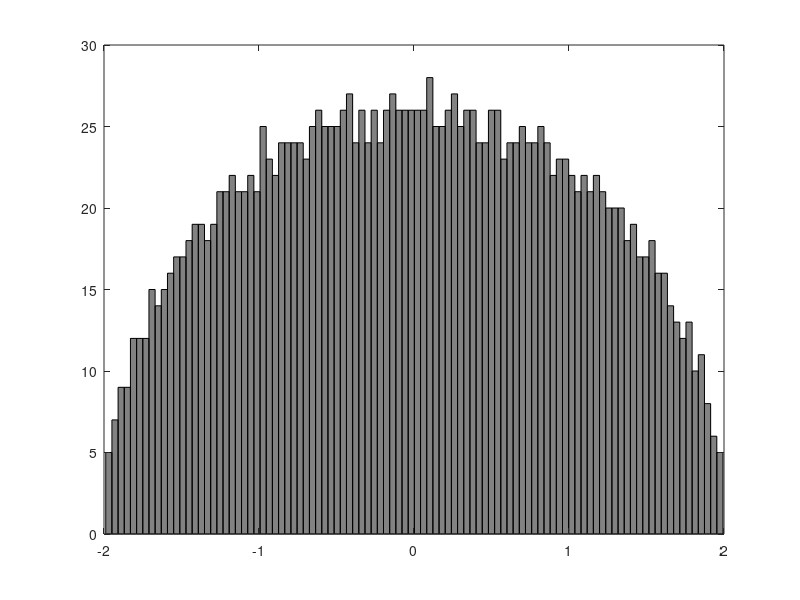

The MATLAB source for this figure: (Note: this script raises an error after producing the figure.)
N=2048


%Generate a Winger - GOE
G = randn(N)/sqrt(N); 
A = (G+G')/sqrt(2); %Winger Matrix
imagesc(A);I=round(A*255+200);
imagesc(I,[0 255]); colormap(gray);
C1=eig(A);
hist(C1,100);
C_Epdf1=hist(C,100);
%Sample again from GOE
G = randn(N)/sqrt(N); 
A = (G+G')/sqrt(2);
C2=eig(A);
hist(C2,100);
C_Epdf2=hist(C,100);
%Calculate KL Divergence of E_pdfs
kl = kldivergence (C1,C2);

%Generate Wishart Matrix
G = randn(N,2*N)/sqrt(2*N); 
B = G*G';
%RMtool from rao requires the symbolic toolbox
% syms m z
% LmzA = numden(m-0.5/(1-z)-0.5/(2-z));
% LmzB = AtimesWish(LmzA,0.5);
C=eig(B);
max_minus_min_eig=range(C);
EmpiricalPDF= hist(B,100);
plot(EmpiricalPDF);
I=round(B*255+200);
imagesc(I,[0 255]); colormap(gray);



%PCA Analysis
stdr = std(A);
sr = A./repmat(stdr,N,1);
[coefs,scores,variances,t2] = princomp(sr);
pca(A);
C=eig(A);




%http://www.stanford.edu/~dgleich/demos/matlab/spectral/spectral.html
N=64;
% In this segment, we'll plant a partition in a graph, and then use the second smallest eigenvector to find it.
% As always, the first step is to generate our dataset. In this example, we'll be a little more ambitious and use a larger number of vertices. 
x = randperm(N);
gs = N/2;
G1 = x(1:gs);
G2 = x(gs+1:end);
% Decide on the probabilities of edges within each group and between the two groups. 
% Because we are planting a partition, the probabilities of edges between the groups should be much 
% lower than the probability of edges within each group. Suppose that group 1 is a little more tightly connected than group 2.
p_G1 = 0.45;
p_G2 = 0.45;
p_Inbetween = 0.1;
A(G1, G1) = rand(gs,gs) < p_G1;
A(G2, G2) = rand(N-gs,N-gs) < p_G2;
A(G1, G2) = rand(gs, N-gs) < p_Inbetween;
A = triu(A,1);
A = A + A';spy(A);
%L = laplacian(A);    %BBCREVISIT - where did he get the laplacian
%from?
%L= DELSQ (A);
L = del2(A);%L=compute_laplacian(A);%L=compute_combinatorial_laplacian(A);
[V D] = eigs(L, 2, 'SA');
D(2,2);%ans = 46.7158
plot(V(:,2), '.-');
plot(sort(V(:,2)), '.-');
[ignore p] = sort(V(:,2));
spy(A(p,p));draw_dot(A(p,p));
%[ignore p] = sort(V(:,2));
%spy(A(p,p));
%Let's do an MDS on the graph adjacency
 [points,vaf]=mds(A,4);%metric,iterations,learnrate)
 %D=all_shortest_paths(A);
 plot(points(:,1),points(:,2));
[ w_mh   ] = mh(A);
plotgraphBruce(A,points,w_mh);


%%%%%%%%%%%%%%%%%%%%%%%%%%%%%Generation of cluster grapg [my own term ]
% Three cluseters with a cut between each
clear all;
N=3*90;
% In this segment, we'll plant a partition in a graph, and then use the second smallest eigenvector to find it.
% As always, the first step is to generate our dataset. In this example, we'll be a little more ambitious and use a larger number of vertices. 
x = randperm(N);
gs = N/3;
G1 = x(1:gs);
G2 = x(gs+1:2*gs);
G3= x(2*gs+1:3*gs);
p_G1 = 0.23;
p_G2 = 0.23;
p_G3 = 0.23;
p_Inbetween = 0.03;
A(G1, G1) = rand(gs,gs) < p_G1;
A(G2, G2) = rand(gs,gs) < p_G2;
A(G3, G3) = rand(gs,gs) < p_G3;


[n1,m1]=size( A(G1, G2));
[n2,m2]=size( A(G2, G3));
[n3,m3]=size( A(G3, G1));

B_1=rand(gs, gs);B_2=rand(gs, gs);B_3=rand(gs, gs);
 A(G1, G2) = B_1 < p_Inbetween;
 A(G2, G3) = B_2 < p_Inbetween/3;
 A(G3, G1) = B_3 < p_Inbetween/5;

A = triu(A,1);
A = A + A';spy(A);
L = del2(A);spy(L);
[V D] = eigs(L, 2, 'SA');sigma=eig(A);hist(sigma,50);
D(2,2)
plot(V(:,2), '.-');
plot(sort(V(:,2)), '.-');spy(A);%draw_dot(A);
[ignore p] = sort(V(:,2));
spy(A(p,p));draw_dot(A(p,p));
C_coeff=clustering_coefficients(sparse(A));full(A)
hist(C_coeff,100);C_mu=mean(C_coeff);

Net = SFNG(N+20, 5, A);
C_coeff=clustering_coefficients(sparse(double(Net)));
hist(C_coeff,100);C_mu=mean(C_coeff);draw_dot(Net);
%PL_Equation = PLplot((Net));
%CNet(Net);
%Gerneating Erdos Reyni graphs
 clear all;
 N=3*90;
 A = rand(N+20,N+20);
 A = triu(A,1);
 p=log(N+20)/N+20-1/(N+20^2);%.02;%
 thres_conn=log(N+20)/N+20;
 A = A + A';
 G =  A < p;draw_dot(A);
 thres_giant = 1/(N+20-1);
[x y] = draw_dot(G<thres_giant);
 gplot(A<thres_giant, [x' y'], '.-') 
[x y] = draw_dot(G<thres_conn);
 gplot(G<thres_conn, [x' y'], '.-')
C_coeff=clustering_coefficients(sparse(double(A)));spy(sparse(A));
hist(C_coeff,100);C_mu=mean(C_coeff);


%Now Const a random G from V -

% Given a square matrix M, the goal is to find a vector (with dii > 0)
% such that ||DMD^{-1}||_F is minimized, where D = diag(d).
% The problem can be cast as an unconstrained geometric program:
%           minimize sqrt( sum_{i,j=1}^{n} Mij^2*di^2/dj^2 )
%
% formulating the problem as a GP
cvx_begin gp
  variable d(N)
  minimize( sqrt( sum( sum( diag(d.^2)*(A.^2)*diag(d.^-2) ) ) ) )
  % Alternate formulation: norm( diag(d)*abs(M)*diag(1./d), 'fro' )
cvx_end

A_min_spectral_radius_F=diag(d)*A* inv(diag(d));
L2=del2(A_min_spectral_radius_F);
;%d* ( 1 ./ d)';
[V2 D2] = eigs(L2, 2, 'SR');
D2(2,2);
plot(V2(:,2), '.-');
plot(sort(V2(:,2)), '.-');spy(A_min_spectral_radius_F);
[ignore p] = sort(V2(:,2));
spy(A_min_spectral_radius_F(p,p));draw_dot(A_min_spectral_radius_F(p,p));

hold on;
% displaying results
D = diag(d);
disp('The matrix D that minimizes ||DMD^{-1}||_F is: ');
disp(D);
disp('The minimium Frobenius norm achieved is: ');
disp(norm(D*M*inv(D),'fro'));
disp('while the Frobunius norm of the original matrix M is: ');
disp(norm(M,'fro'));







%%%%%%%%%%%%%%%%%%%%%%%%%%%%%%%%BGL %%%%%%%%%%%%%%%%CORE NUM

% For fun, let's see how many cores there are in a road network.  Vertices
% in a 1-core in a road network have at least one path between them
% (assuming the underlying network is connected).  Vertices in a 2-core
% have at least two paths between them.  
load('graphs/minnesota.mat');A=spones(A); % convert to unweighted
[cn csz]=core_numbers(A);  cs=unique(cn);spy(A);
 %[A,xy] = VxE_to_AdjacencyMatrix_and_XY_points(V,E);
 X = gursoy_atun_layout(A,'topology','heart');
 %X = kamada_kawai_spring_layout(A);%fruchterman_reingold_force_directed_layout(A);
gplot(A,X,'.-');


C_coeff=clustering_coefficients(A)
hist(C_coeff,100);

gplot(G,X,'.-');%draw_dot(full(A));
arrayfun(@(v,c) fprintf('core(%2i) = %4i\n',v,c),cs,csz(cs+1));
% Now, you might complain that there are certain vertices in this graph
% that simply chain a path in the road network so it draws correctly.  The
% following code removes all vertices of degree two and connects the
% end-points of the degree two vertex directly.  It applies this prodecure
% iteratively until all the vertices of degree two are gone.  At the end,
% we compute the core nubmers again.
d2v=find(sum(A,2)==2);
while ~isempty(d2v)
    for v=d2v'
        l=find(A(:,v));A(l(1),v)=0;A(l(2),v)=0;A(v,l(1))=0;A(v,l(2))=0;
        A(l(1),l(2))=1;A(l(2),l(1))=1;
    end
    d2v=find(sum(A,2)==2);
end
max(core_numbers(A))





%%%%%%%%%%%%%%%%%%%%%%%%%%%%%%%%%%%%%%%%%%%%%%%%%END BGL 

%http://www.stanford.edu/~dgleich/demos/matlab/random_graphs/erdosreyni.html
%Gerneating Erdos Reyni graphs
clear all
 n = 200;
 A = rand(n,n);
 A = triu(A,1);
 p=log(n)/n-1/(n^2);%.02;%
 thres_conn=log(n)/n;
 A = A + A';
 G =  A < p;
 thres_giant = 1/(n-1);
[x y] = draw_dot(G<thres_giant);
 gplot(A<thres_giant, [x' y'], '.-') 
[x y] = draw_dot(G<thres_conn);
 gplot(G<thres_conn, [x' y'], '.-')


%%%%%%%%%%%%%%%%%%%%%%%%%%%%%%%%%%%%%%%%%%%%%%%%%%%%%%%%%%%%


 n = 80;
     V = 10*rand(n,10);%E_r=rand(n,2);E_r=E_r>(.4,.4);
     E = ceil(n*rand(n,2));
     [A,xy] = VxE_to_AdjacencyMatrix_and_XY_points(V,E);
     spy(A);draw_dot(A);
gplot(A, xy, '.-'); 









n = 100;
p = 0.05; 
 G = rand(n,n) < p;
 G = triu(G,1);
 G = G + G';
thres_giant = 1/(n-1);
 [x y] = draw_dot(G);
gplot(G, [x' y'], '.-'); 



% CVX - GraphLaplacian Example 

% Absolute algebraic connectivity. Find edge weights that maximize the algebraic
% connectivity of the graph (i.e., the smallest positive eigenvalue of its Laplacian
% matrix). The optimal value is called the absolute algebraic connectivity by Fielder.
% 
% This generate a nice random graph - but no cut - n = 50; threshold = 0.2529;
% rand('state',209);
% xy = rand(n,2);
%A is an adjacency matrix
xy=zeros(N,2);
for i=1:N;
   for j=i:N;
     if A(i,j)>0;
      xy(i,1)=i;
      xy(i,2)=j;
     end;
   end;
 end;

% angle = 10*pi/180;
% Rotate = [ cos(angle) sin(angle); -sin(angle) cos(angle) ];
% xy = (Rotate*xy')';
% 
% Dist = zeros(n,n);
% for i=1:(n-1);
%   for j=i+1:n;
%     Dist(i,j) = norm( xy(i,:) - xy(j,:) );
%   end;
% end;
% Dist = Dist + Dist';
% Ad = Dist < threshold;
% Ad = Ad - eye(n);
% m = sum(sum(Ad))/2;
% 
% % find the incidence matrix
% A = zeros(n,m);
% l = 0;
% for i=1:(n-1);
%   for j=i+1:n;
%     if Ad(i,j)>0.5
%       l = l + 1;
%       A(i,l) =  1;
%       A(j,l) = -1;
%     end;
%   end;
% end;
% A = sparse(A);

% Compute edge weights: some optimal, some based on heuristics
[n,m] = size(A);


%Find xy




[ w_fdla ] = fdla(sparse(A));
[ w_fmmc ] = fmmc(A);
[ w_md   ] = max_deg(A);
[ w_bc   ] = best_const(A);
[ w_mh   ] = mh(A);

tau_fdla = 1/log(1/rho_fdla);
tau_fmmc = 1/log(1/rho_fmmc);
tau_md   = 1/log(1/rho_md);
tau_bc   = 1/log(1/rho_bc);
tau_mh   = 1/log(1/rho_mh);

% Plot results
figure(1), clf
plotgraph(A,xy,w_fdla);
text(0.55,1.05,'FDLA optimal weights')

figure(2), clf
plotgraph(A,xy,w_fmmc);
text(0.55,1.05,'FMMC optimal weights')

figure(3), clf
plotgraph(A,xy,w_md);
text(0.5,1.05,'Max degree optimal weights')

figure(4), clf
plotgraph(A,xy,w_bc);
text(0.5,1.05,'Best constant optimal weights')

figure(5), clf
plotgraph(A,xy,w_mh);
text(0.46,1.05,'Metropolis-Hastings optimal weights')


%$%%%%%%%%%%%%%%%%%%%%%%%% From Matlab BGL
%generate a second order finite difference approximation to the 
% Laplacian operator on a rectangular domain. This matrix does have a red-black ordering.
% n is the number of points used to discretize each dimension. 
% N is the total number rows and columns in the matrix/graph.
n = 12;
N = n*n;
A = delsq(numgrid('S',n+2));
%First, we compute a breadth first search on the graph and store the distance 
% each vertex is from the root. Because we really do not care, we'll choose 
% vertex 1 (row 1) of the matrix as the root vertex.
d = bfs(A,1);
d_even = find(mod(d,2) == 0);
d_odd = find(mod(d,2) == 1);%ptp =d_odd * d_even';
%To find the red-black ordering for an arbitrary matrix 
% (if we do not know it analytically) is easy using MatlabBGL.
% The key idea is to realize that a red-black ordering is 
% equivalent with the partition of vertices in a bipartite graph. 
% Once we see the problem in this light, we can quickly come up 
% with an algorithm that yields a potential red-black ordering.
% We begin by picking an arbitrary vertex and look at how far a 
% breadth first search goes at every step. To find the bipartition, 
% we look at all vertices which are an even distance from the root 
% and all the vertices which are an odd distance from the root. 
% If the matrix has a red-black ordering or is a bipartite graph, 
% this algorithm will find it.
% Implementing this algorithm is trivial using the MatlabBGL library. 
% First, we compute a breadth first search on the graph and store the 
% distance each vertex is from the root. Because we really do not care, 
% we'll choose vertex 1 (row 1) of the matrix as the root vertex. 
p = [d_odd' d_even'];
spy(A(p,p) - diag(diag(A(p,p))));
hold on;
plot([size(A,2)/2 size(A,2)/2],[0 size(A,1)], 'k-');
plot([0 size(A,2)],[size(A,1)/2 size(A,1)/2], 'k-');
hold off;
B=full(A);

C=zeros(N,N);
for i=1:(N);
  for j=i+1:N;
    if B(i,j)>=0
        C(i,j)=1;
        C(j,i)=1;
    end;
  end;
end;

draw_dot(C);


%%%%%%%%%%%%%%%%%%%%%%%%%%%%%%%%%%%%%%%%%%%%%%BOOST GRAPH LIB Examples

load ../graphs/max_flow_example.mat
max_flow(A,1,8)
[flow cut R F] = max_flow(A,1,8);
draw_dot(A);
full(R)     

load ../graphs/bfs_example.mat
[d dt pred] = bfs(A,2);
[ignore order] = sort(dt);
labels(order)
treeplot(pred);


load ../graphs/dfs_example.mat
[d dt ft pred] = dfs(A,2);
[ignore order] = sort(dt);
labels(order)
draw_dot(full(A));

    load graphs/clr-26-1.mat
    all_shortest_paths(A) ;B= full(A);
%  [D,P]
 D =  all_shortest_paths(A,struct('algname','johnson'));
 draw_dot(full(D));
%
    G1 = cycle_graph(5000,struct('directed',0));
    X1 = gursoy_atun_layout(G1,'topology','heart');
    G2 = grid_graph(50,50);
    X2 = gursoy_atun_layout(G2,'topology','square');
    G3 = grid_graph(50,50);
    X3 = gursoy_atun_layout(G3,'topology','circle');
    subplot(1,3,1); gplot(G1,X1,'k'); subplot(1,3,2); gplot(G2,X2,'k');
    subplot(1,3,3); gplot(G3,X3,'k');


As = cycle_graph(128,'directed',1); % compute a 6 node cycle graph
A = As; % set all the weights to be one initially
A(2,3) = 0; A(3,2) = 0; % make one edge have zero weight
fprintf('Edges\n');
full(As)
fprintf('Weights\n');
full(A)
X = kamada_kawai_spring_layout(G);
gplot(G,X,'.-');
% 
% Note that As is given as the graph in the following call, not A!
[d pred] = shortest_paths(As,1,'edge_weight',edge_weight_vector(As,A));
d(3) % distance from vertex 1 to vertex 3 should be just 1!

G = grid_graph(12,28);
X = kamada_kawai_spring_layout(G);
gplot(G,X,'.-');

G = grid_graph(6,5);
X = fruchterman_reingold_force_directed_layout(G);
gplot(G,X,'.-');

G = grid_graph(2*ones(1,8)); % compute 5d hypercube

G = grid_graph(2*ones(1,7)); % compute 5d hypercube
G = grid_graph(2*ones(1,6)); % compute 5d hypercube
G = grid_graph(2*ones(1,5)); % compute 5d hypercube
G = grid_graph(2*ones(1,4)); % compute 5d hypercube
G = grid_graph(2*ones(1,3)); % compute 5d hypercube
G = grid_graph(2*ones(1,2)); % compute 5d hypercube
G = grid_graph(2*ones(1,1)); % compute 5d hypercube


G = grid_graph(6,5);
X = gursoy_atun_layout(G);
gplot(G,X,'.-');


% A grid in the xy plane is a planar graph.
G = grid_graph(6,5);
is_planar = boyer_myrvold_planarity_test(G)

% Recall that K_5 (the clique on 5 vertices) is not a planar graph.  Let's
% see what happens.
G = clique_graph(1);
X = gursoy_atun_layout(G);
gplot(G,X,'.-');

G = clique_graph(2);
X = gursoy_atun_layout(G);
gplot(G,X,'.-');

G = clique_graph(3);
X = gursoy_atun_layout(G);
gplot(G,X,'.-');

G = clique_graph(4);
X = gursoy_atun_layout(G);
gplot(G,X,'.-');

G = clique_graph(5);
X = gursoy_atun_layout(G);
gplot(G,X,'.-');

G = clique_graph(6);
X = gursoy_atun_layout(G);
gplot(G,X,'.-');

G = clique_graph(15);
X = fruchterman_reingold_force_directed_layout(G);
gplot(G,X,'.-');

is_planar = test_planar_graph(K5) % helpful wrapper

% We can also draw planar graphs
G = grid_graph(6,5);
X = chrobak_payne_straight_line_drawing(G);
gplot(G,X,'.-'); % it looks a little different!
% New option syntax
% You probably noticed that the "struct" command that permeated MatlabBGL
% calls before is gone in these examples.  We've moved to a new option
% syntax that gives you the _choice_ between the MatlabBGL struct style
% arguments and a list of key-value pairs

% We'll look at spanning trees on the clique graph with 5 vertices.  
% Using Prim's algorithm, the spanning tree we get depends on the root.  We
% always get a star graph rooted at the vertex we pick as the root.
G = clique_graph(5);







%%%%%%%%%%%%%%%%%%%%%%%%%%%%%%%%%%%%%%%%%%%%%%%%%%


%Differential Calculus on a Matrix
n = 256;
%Ml = load_image('lena',256);
M = load_image('0409061117g',256);
%colormap(gray);
M = rescale(crop(M,n));
options.bound = 'per';
T = compute_structure_tensor(M,1.5,8);
% Display the tensor fields. The color is proportional to the size of the tensor.
clf;
options.sub = 5;
plot_tensor_field(T, M, options);
% initial flow
v = perform_blurring(randn(n,n,2), 40, options);
[tmp,v] = compute_hodge_decompositon(v,options);
v = perform_vf_normalization(v);
% options for the PDE solver
dt = .3;
options.viscosity = 2*dt; % diffusion per frame
options.advspeed = 1*dt; % advection per frame
options.viscosity_texture = .3*dt; % diffusion of the texture
options.texture_histo = 'linear'; % fix the contrast
options.display = 0;
options.niter_fluid = 100;
% solve the PDE
[vlist,A] = perform_fluid_dynamics(v,M,options);
% display
sel = round( linspace(1,size(A,3),6) );
B = mat2cell(A(:,:,sel),n,n,ones(6,1));
clf;
imageplot(B);


